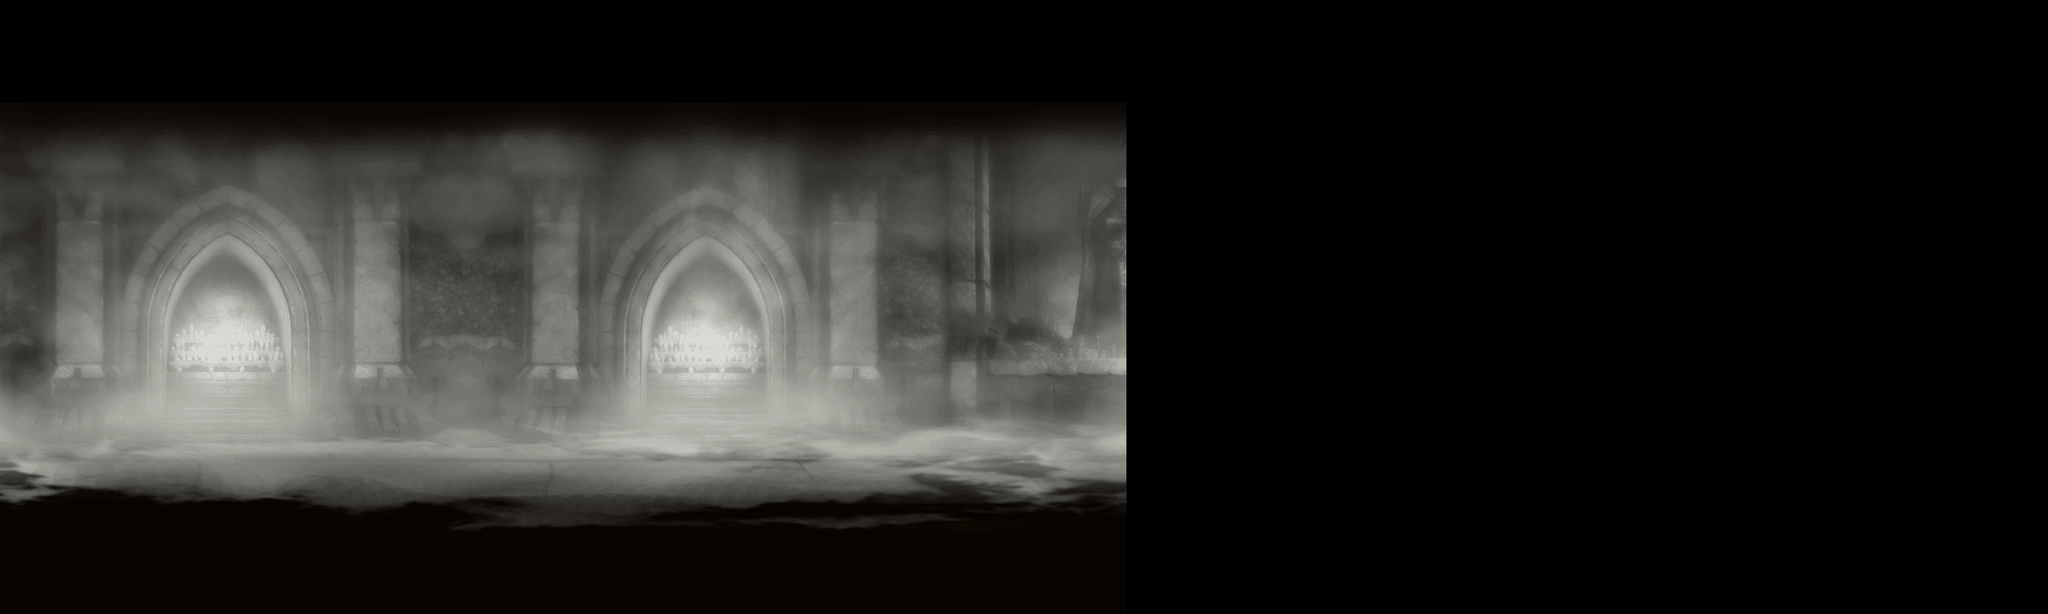

Below is a game level as drawn by its tile map, then a one-line description and the .tmx that defines it (tile-layer data replaced by summaries):
An orthogonal 40x12 tile map with 64x64 px tiles, 1 tile layer (background) and 4 objects (3x 2, 1).

<map version="1.0" orientation="orthogonal" renderorder="right-down" width="40" height="12" tilewidth="64" tileheight="64">
 <tileset firstgid="1" name="map_1" tilewidth="64" tileheight="64">
  <image source="map_1.png" trans="ff00ff" width="1412" height="640" />
 </tileset>
 <layer name="background" width="40" height="12">
  <data>[480 cells, 220 non-empty, 220 distinct tile ids]</data>
 </layer>
 <objectgroup name="road">
  <object name="level" type="1" x="0" y="560" width="2528" height="208" />
  <object name="怪" type="2" x="496" y="368" width="592" height="240">
   <properties>
    <property name="enemy" value="{{0,2},{1,4}}" />
   </properties>
  </object>
  <object name="怪" type="2" x="1152" y="336" width="496" height="272">
   <properties>
    <property name="enemy" value="{{0,2},{3,4}}" />
   </properties>
  </object>
  <object name="怪" type="2" x="1728" y="336" width="496" height="272">
   <properties>
    <property name="enemy" value="{{2,2},{3,4}}" />
   </properties>
  </object>
 </objectgroup>
</map>